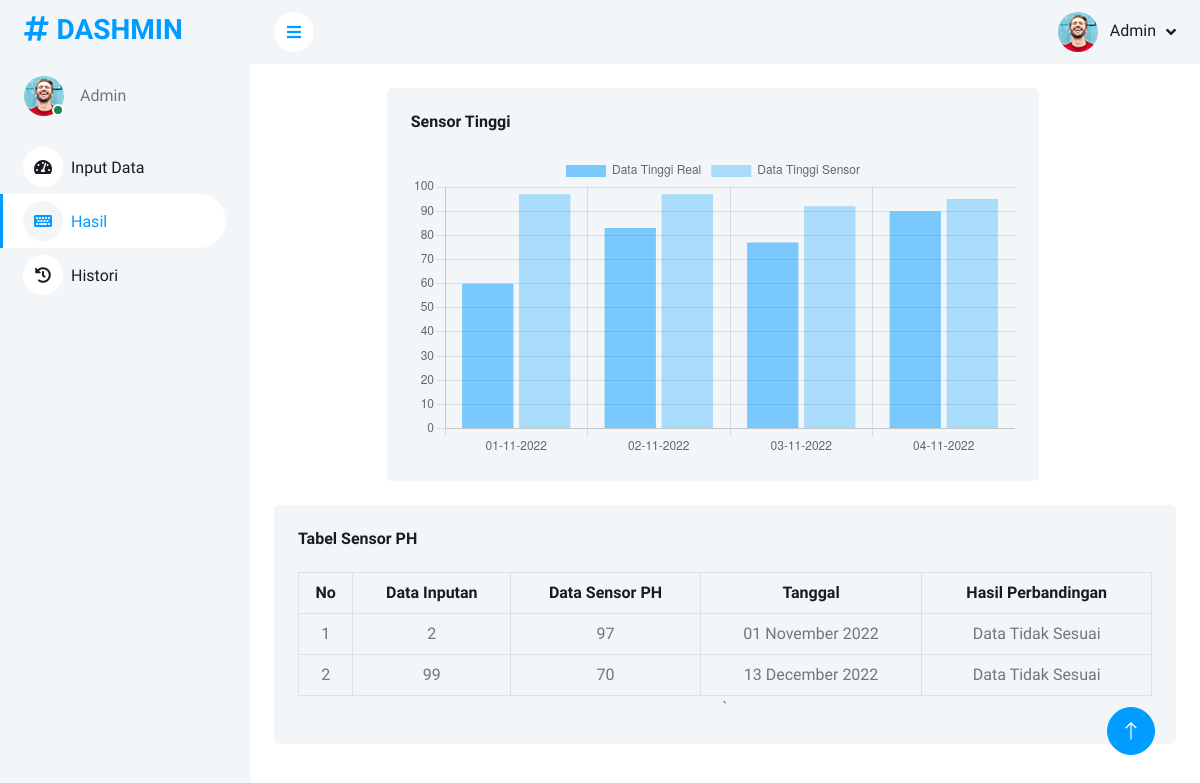
The page /hasil.php (signed in) on the database its author committed.
### tables this page shows
CREATE TABLE `ph`  (
  `data_input` varchar(10) NULL DEFAULT NULL,
  `tanggal` date NULL DEFAULT NULL
);

CREATE TABLE `sensor_ph`  (
  `id` int NOT NULL AUTO_INCREMENT,
  `data` int NULL DEFAULT NULL,
  `waktu` timestamp NULL DEFAULT current_timestamp,
  PRIMARY KEY (`id`) USING BTREE
);

### hasil.php (the view, shortened to what this page needs)
<?php
$page="hasil";
?>
<!DOCTYPE html>
<html lang="en">
<?php
include 'header.php';
include "config.php";
$tinggi_real = mysqli_query($kon, "SELECT * FROM tinggi");
while($row = mysqli_fetch_array($tinggi_real)){
    $tanggal1 = $row['tanggal1'];
    $tanggal2 = $row['tanggal2'];
    $tanggal3 = $row['tanggal3'];
    $tanggal4 = $row['tanggal4'];
}
?>
<body>
    <div class="container-xxl position-relative bg-white d-flex p-0">
        <?php
        include 'sidebar.php';
        ?>
        <div class="content">
            <?php
            include 'navbar.php';
            ?>
            <div class="container-fluid pt-4 px-4">
                <div class="row g-4">
                    <div class="row justify-content-center">
                        <div class="col-9 pt-4 mb-4">
                            <div class="bg-light rounded h-100 p-4 ">
                                <div class="d-flex align-items-center justify-content-between mb-4">
                                    <h6 class="mb-0">Sensor Tinggi</h6>
                                    </div>
                                    <canvas id="grafik_hasil"></canvas>
                                </div>
                            </div>
                        </div>
                    </div>
                    <div class="bg-light text-center rounded p-4 pt-4 mb-4">
                        <div class="d-flex align-items-center justify-content-between mb-4">
                            <h6 class="mb-0">Tabel Sensor PH</h6>
                        </div>
                        <div class="table-responsive">
                            <table class="table text-start align-middle table-bordered table-hover mb-0 text-center">
                                <thead>
                                    <tr class="text-dark">
                                        <th scope="col">No</th>
                                        <th scope="col">Data Inputan</th>
                                        <th scope="col">Data Sensor PH</th>
                                        <th scope="col">Tanggal</th>
                                        <th scope="col">Hasil Perbandingan</th>
                                    </tr>
                                </thead>
                                <tbody>
                                    <?php
                                        include 'config.php';
                                        $no=1;
                                        $tabel_ph = mysqli_query($kon,"select * from ph inner join sensor_ph on ph.tanggal=DATE(sensor_ph.waktu)");
                                        while($row = mysqli_fetch_array($tabel_ph))
                                        {
                                            $data_input = $row['data_input'];
                                            $data_sensor = $row['data'];
                                            $tanggal = $row['waktu'];
                                            if($data_input == $data_sensor){
                                                $perbandingan = 'Data Sesuai';
                                            } else {
                                                $perbandingan = 'Data Tidak Sesuai';
                                            }
                                            echo "<tr>
                                            <td>".$no++."</td>
                                            <td>".$data_input."</td>
                                            <td>".$data_sensor."</td>
                                            <td>".date("d F Y",strtotime($tanggal))."</td>
                                            <td>".$perbandingan."</td>
                                            </tr>";
                                        }
                                    ?>
                                </tbody>
                            </table>
                        </div>`
                    </div>
                </div>
            </div>
        </div>
        <a href="#" class="btn btn-lg btn-primary btn-lg-square back-to-top"><i class="bi bi-arrow-up"></i></a>
    <script>
        var ctx1 = $("#grafik_hasil").get(0).getContext("2d");
            var myChart1 = new Chart(ctx1, {
                type: "bar",
                data: {
                    labels:[
                            <?php echo json_encode(date("d-m-Y",strtotime($tanggal1))); ?>,
                            <?php echo json_encode(date("d-m-Y",strtotime($tanggal2))); ?>,
                            <?php echo json_encode(date("d-m-Y",strtotime($tanggal3))); ?>,
                            <?php echo json_encode(date("d-m-Y",strtotime($tanggal4))); ?>,
                        ],
                    datasets: [{
                            label: "Data Tinggi Real",
                            data: [
                                    <?php
                                        $query = mysqli_query($kon,"SELECT * FROM tinggi");
                                        while($row = mysqli_fetch_array($query)){
                                            $data_real = $row['data1'];
                                        }
                                        echo json_encode($data_real);
                                    ?>,
                                    <?php
                                        $query = mysqli_query($kon,"SELECT * FROM tinggi");
                                        while($row = mysqli_fetch_array($query)){
                                            $data_real = $row['data2'];
                                        }
                                        echo json_encode($data_real);
                                    ?>,
                                    <?php
                                        $query = mysqli_query($kon,"SELECT * FROM tinggi");
                                        while($row = mysqli_fetch_array($query)){
                                            $data_real = $row['data3'];
                                        }
                                        echo json_encode($data_real);
                                    ?>,
                                    <?php
                                        $query = mysqli_query($kon,"SELECT * FROM tinggi");
                                        while($row = mysqli_fetch_array($query)){
                                            $data_real = $row['data4'];
                                        }
                                        echo json_encode($data_real);
                                    ?>,
                                ],
                            backgroundColor: "rgba(0, 156, 255, .5)"
                        },
                        {
                            label: "Data Tinggi Sensor",
                            data: [
                                    <?php
                                        $query = mysqli_query($kon,"SELECT data from sensor_tinggi
                                        RIGHT JOIN tinggi ON tinggi.tanggal1=DATE(sensor_tinggi.waktu)");
                                        while($row = mysqli_fetch_array($query)){
                                            $data_sensor = $row['data'];
                                        }
                                        echo json_encode($data_sensor);
                                    ?>,
                                    <?php
                                        $query = mysqli_query($kon,"SELECT data from sensor_tinggi
                                        RIGHT JOIN tinggi ON tinggi.tanggal2=DATE(sensor_tinggi.waktu)");
                                        while($row = mysqli_fetch_array($query)){
                                            $data_sensor = $row['data'];
                                        }
                                        echo json_encode($data_sensor);
                                    ?>,
                                    <?php
                                        $query = mysqli_query($kon,"SELECT data from sensor_tinggi
                                        RIGHT JOIN tinggi ON tinggi.tanggal3=DATE(sensor_tinggi.waktu)");
                                        while($row = mysqli_fetch_array($query)){
                                            $data_sensor = $row['data'];
                                        }
                                        echo json_encode($data_sensor);
                                    ?>,
                                    <?php
                                        $query = mysqli_query($kon,"SELECT data from sensor_tinggi
                                        RIGHT JOIN tinggi ON tinggi.tanggal4=DATE(sensor_tinggi.waktu)");
                                        while($row = mysqli_fetch_array($query)){
                                            $data_sensor = $row['data'];
                                        }
                                        echo json_encode($data_sensor);
                                    ?>,
                                ],
                            backgroundColor: "rgba(0, 156, 255, .3)"
                        },
                    ]
                    },
                options: {
                    responsive: true
                }
            });
    </script>
</body>
</html>

### header.php (shortened to what this page needs)
<head>
    <link href="https://cdnjs.cloudflare.com/ajax/libs/font-awesome/5.10.0/css/all.min.css" rel="stylesheet">
    <link href="https://cdn.jsdelivr.net/npm/bootstrap-icons@1.4.1/font/bootstrap-icons.css" rel="stylesheet">
    <link href="lib/owlcarousel/assets/owl.carousel.min.css" rel="stylesheet">
    <link href="lib/tempusdominus/css/tempusdominus-bootstrap-4.min.css" rel="stylesheet" />
    <link href="css/bootstrap.min.css" rel="stylesheet">
    <link href="css/style.css" rel="stylesheet">
</head>

### sidebar.php
<div class="sidebar pe-4 pb-3">
    <nav class="navbar bg-light navbar-light">
        <a href="index.html" class="navbar-brand mx-4 mb-3">
            <h3 class="text-primary"><i class="fa fa-hashtag me-2"></i>DASHMIN</h3>
        </a>
        <div class="d-flex align-items-center ms-4 mb-4">
            <div class="position-relative">
                <img class="rounded-circle" src="img/user.jpg" alt="" style="width: 40px; height: 40px;">
                <div class="bg-success rounded-circle border border-2 border-white position-absolute end-0 bottom-0 p-1"></div>
            </div>
            <div class="ms-3">
                <span>Admin</span>
            </div>
        </div>
        <div class="navbar-nav w-100">
            <a href="input_data.php" class="nav-item nav-link <?php if($page == "input") echo"active"; ?>"><i class="fa fa-tachometer-alt me-2"></i>Input Data</a>
            <a href="hasil.php" class="nav-item nav-link <?php if($page == "hasil") echo"active"; ?>"><i class="fa fa-keyboard me-2"></i>Hasil</a>
            <a href="history.php" class="nav-item nav-link <?php if($page == "history") echo"active"; ?>"><i class="fa fa-history me-2"></i>Histori</a>
        </div>
    </nav>
</div>

### navbar.php (shortened to what this page needs)
<nav class="navbar navbar-expand bg-light navbar-light sticky-top px-4 py-0">
<a href="#" class="sidebar-toggler flex-shrink-0">
    <i class="fa fa-bars"></i>
</a>
<div class="navbar-nav align-items-center ms-auto">
    <div class="nav-item dropdown">
        <a href="#" class="nav-link dropdown-toggle" data-bs-toggle="dropdown">
            <img class="rounded-circle me-lg-2" src="img/user.jpg" alt="" style="width: 40px; height: 40px;">
            <span class="d-none d-lg-inline-flex">Admin</span>
        </a>
    </div>
</div>
</nav>

### css/style.css (style rules this page uses)
:root { --primary: #009CFF; --light: #F3F6F9; --dark: #191C24; }
.back-to-top { position: fixed; display: none; right: 45px; bottom: 45px; z-index: 99; }
.btn { transition: .5s; }
.btn.btn-primary { color: #FFFFFF; }
.btn-lg-square { width: 48px; height: 48px; }
.btn-square, .btn-sm-square, .btn-lg-square { padding: 0; display: inline-flex; align-items: center; justify-content: center; font-weight: normal; border-radius: 50px; }
.sidebar { position: fixed; top: 0; left: 0; bottom: 0; width: 250px; height: 100vh; overflow-y: auto; background: var(--light); transition: 0.5s; z-index: 999; }
.content { margin-left: 250px; min-height: 100vh; background: #FFFFFF; transition: 0.5s; }
@media (min-width: 992px) { .sidebar { margin-left: 0; } }
@media (min-width: 992px) { .content { width: calc(100% - 250px); } }
.sidebar .navbar .navbar-nav .nav-link { padding: 7px 20px; color: var(--dark); font-weight: 500; border-left: 3px solid var(--light); border-radius: 0 30px 30px 0; outline: none; }
.sidebar .navbar .navbar-nav .nav-link:hover, .sidebar .navbar .navbar-nav .nav-link.active { color: var(--primary); background: #FFFFFF; border-color: var(--primary); }
.sidebar .navbar .navbar-nav .nav-link i { width: 40px; height: 40px; display: inline-flex; align-items: center; justify-content: center; background: #FFFFFF; border-radius: 40px; }
.sidebar .navbar .navbar-nav .nav-link:hover i, .sidebar .navbar .navbar-nav .nav-link.active i { background: var(--light); }
.content .navbar .navbar-nav .nav-link { margin-left: 25px; padding: 12px 0; color: var(--dark); outline: none; }
.content .navbar .sidebar-toggler, .content .navbar .navbar-nav .nav-link i { width: 40px; height: 40px; display: inline-flex; align-items: center; justify-content: center; background: #FFFFFF; border-radius: 40px; }
.content .navbar .dropdown-toggle::after { margin-left: 6px; vertical-align: middle; border: none; content: "\f107"; font-family: "Font Awesome 5 Free"; font-weight: 900; transition: .5s; }

### rows shown on the page
ph: data_input "2", sensor_ph.data "97", sensor_ph.waktu "01 November 2022", data_input.data "Data Tidak Sesuai"
ph: data_input "99", sensor_ph.data "70", sensor_ph.waktu "13 December 2022", data_input.data "Data Tidak Sesuai"

### other values the page prints
chart data {{ json_encode(date("d-m-Y",strtotime($tanggal1))) }} "01-11-2022"
chart data {{ json_encode(date("d-m-Y",strtotime($tanggal2))) }} "02-11-2022"
chart data {{ json_encode(date("d-m-Y",strtotime($tanggal3))) }} "03-11-2022"
chart data {{ json_encode(date("d-m-Y",strtotime($tanggal4))) }} "04-11-2022"
